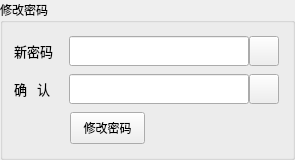
                 <widget class="QGroupBox" name="gBox_updatePwd">
                  <property name="minimumSize">
                   <size>
                    <width>295</width>
                    <height>160</height>
                   </size>
                  </property>
                  <property name="maximumSize">
                   <size>
                    <width>295</width>
                    <height>160</height>
                   </size>
                  </property>
                  <property name="font">
                   <font>
                    <family>微软雅黑</family>
                   </font>
                  </property>
                  <property name="title">
                   <string>修改密码</string>
                  </property>
                  <layout class="QGridLayout" name="gridLayout_62">
                   <item row="1" column="0" colspan="3">
                    <layout class="QGridLayout" name="gridLayout_60">
                     <property name="spacing">
                      <number>0</number>
                     </property>
                     <item row="0" column="1">
                      <widget class="QLineEdit" name="lineEdit_sureNewPwd">
                       <property name="minimumSize">
                        <size>
                         <width>180</width>
                         <height>30</height>
                        </size>
                       </property>
                       <property name="maximumSize">
                        <size>
                         <width>180</width>
                         <height>30</height>
                        </size>
                       </property>
                       <property name="font">
                        <font>
                         <family>微软雅黑</family>
                         <pointsize>10</pointsize>
                         <bold>false</bold>
                        </font>
                       </property>
                       <property name="text">
                        <string/>
                       </property>
                       <property name="echoMode">
                        <enum>QLineEdit::Password</enum>
                       </property>
                      </widget>
                     </item>
                     <item row="0" column="0">
                      <widget class="QLabel" name="label_36">
                       <property name="minimumSize">
                        <size>
                         <width>55</width>
                         <height>30</height>
                        </size>
                       </property>
                       <property name="maximumSize">
                        <size>
                         <width>55</width>
                         <height>30</height>
                        </size>
                       </property>
                       <property name="font">
                        <font>
                         <family>微软雅黑</family>
                         <pointsize>10</pointsize>
                         <bold>false</bold>
                        </font>
                       </property>
                       <property name="text">
                        <string>确   认</string>
                       </property>
                      </widget>
                     </item>
                     <item row="0" column="2">
                      <widget class="QPushButton" name="btn_suerNewPwdVisible">
                       <property name="minimumSize">
                        <size>
                         <width>30</width>
                         <height>30</height>
                        </size>
                       </property>
                       <property name="maximumSize">
                        <size>
                         <width>30</width>
                         <height>30</height>
                        </size>
                       </property>
                       <property name="text">
                        <string/>
                       </property>
                       <property name="icon">
                        <iconset resource="../res.qrc">
                         <normaloff>:/img/pwdClose.png</normaloff>:/img/pwdClose.png</iconset>
                       </property>
                       <property name="iconSize">
                        <size>
                         <width>25</width>
                         <height>25</height>
                        </size>
                       </property>
                      </widget>
                     </item>
                     <item row="0" column="3">
                      <spacer name="horizontalSpacer_46">
                       <property name="orientation">
                        <enum>Qt::Horizontal</enum>
                       </property>
                       <property name="sizeHint" stdset="0">
                        <size>
                         <width>17</width>
                         <height>20</height>
                        </size>
                       </property>
                      </spacer>
                     </item>
                    </layout>
                   </item>
                   <item row="0" column="0" colspan="3">
                    <layout class="QGridLayout" name="gridLayout_9">
                     <property name="spacing">
                      <number>0</number>
                     </property>
                     <item row="0" column="0">
                      <widget class="QLabel" name="label_4">
                       <property name="minimumSize">
                        <size>
                         <width>55</width>
                         <height>30</height>
                        </size>
                       </property>
                       <property name="maximumSize">
                        <size>
                         <width>55</width>
                         <height>30</height>
                        </size>
                       </property>
                       <property name="font">
                        <font>
                         <family>微软雅黑</family>
                         <pointsize>10</pointsize>
                         <bold>false</bold>
                        </font>
                       </property>
                       <property name="text">
                        <string>新密码</string>
                       </property>
                      </widget>
                     </item>
                     <item row="0" column="1">
                      <widget class="QLineEdit" name="lineEdit_newPwd">
                       <property name="minimumSize">
                        <size>
                         <width>180</width>
                         <height>30</height>
                        </size>
                       </property>
                       <property name="maximumSize">
                        <size>
                         <width>180</width>
                         <height>30</height>
                        </size>
                       </property>
                       <property name="font">
                        <font>
                         <family>微软雅黑</family>
                         <pointsize>10</pointsize>
                         <bold>false</bold>
                        </font>
                       </property>
                       <property name="text">
                        <string/>
                       </property>
                       <property name="echoMode">
                        <enum>QLineEdit::Password</enum>
                       </property>
                      </widget>
                     </item>
                     <item row="0" column="2">
                      <widget class="QPushButton" name="btn_newPwdVisible">
                       <property name="minimumSize">
                        <size>
                         <width>30</width>
                         <height>30</height>
                        </size>
                       </property>
                       <property name="maximumSize">
                        <size>
                         <width>30</width>
                         <height>30</height>
                        </size>
                       </property>
                       <property name="text">
                        <string/>
                       </property>
                       <property name="icon">
                        <iconset resource="../res.qrc">
                         <normaloff>:/img/pwdClose.png</normaloff>:/img/pwdClose.png</iconset>
                       </property>
                       <property name="iconSize">
                        <size>
                         <width>25</width>
                         <height>25</height>
                        </size>
                       </property>
                      </widget>
                     </item>
                     <item row="0" column="3">
                      <spacer name="horizontalSpacer_45">
                       <property name="orientation">
                        <enum>Qt::Horizontal</enum>
                       </property>
                       <property name="sizeHint" stdset="0">
                        <size>
                         <width>17</width>
                         <height>20</height>
                        </size>
                       </property>
                      </spacer>
                     </item>
                    </layout>
                   </item>
                   <item row="2" column="1">
                    <widget class="QPushButton" name="btn_editNewPwd">
                     <property name="minimumSize">
                      <size>
                       <width>75</width>
                       <height>32</height>
                      </size>
                     </property>
                     <property name="maximumSize">
                      <size>
                       <width>75</width>
                       <height>32</height>
                      </size>
                     </property>
                     <property name="font">
                      <font>
                       <family>微软雅黑</family>
                      </font>
                     </property>
                     <property name="text">
                      <string>修改密码</string>
                     </property>
                    </widget>
                   </item>
                   <item row="2" column="2">
                    <widget class="QLabel" name="lab_updatePwdTip">
                     <property name="minimumSize">
                      <size>
                       <width>130</width>
                       <height>32</height>
                      </size>
                     </property>
                     <property name="maximumSize">
                      <size>
                       <width>130</width>
                       <height>32</height>
                      </size>
                     </property>
                     <property name="font">
                      <font>
                       <family>微软雅黑</family>
                       <pointsize>9</pointsize>
                       <bold>false</bold>
                      </font>
                     </property>
                     <property name="text">
                      <string/>
                     </property>
                     <property name="alignment">
                      <set>Qt::AlignCenter</set>
                     </property>
                    </widget>
                   </item>
                   <item row="2" column="0">
                    <spacer name="horizontalSpacer_2">
                     <property name="orientation">
                      <enum>Qt::Horizontal</enum>
                     </property>
                     <property name="sizeType">
                      <enum>QSizePolicy::Minimum</enum>
                     </property>
                     <property name="sizeHint" stdset="0">
                      <size>
                       <width>45</width>
                       <height>20</height>
                      </size>
                     </property>
                    </spacer>
                   </item>
                  </layout>
                 </widget>
